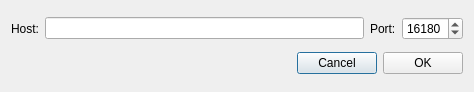
<?xml version="1.0" encoding="UTF-8"?>
<ui version="4.0">
 <class>NewNodeDialog</class>
 <widget class="QDialog" name="NewNodeDialog">
  <property name="windowModality">
   <enum>Qt::ApplicationModal</enum>
  </property>
  <property name="geometry">
   <rect>
    <x>0</x>
    <y>0</y>
    <width>474</width>
    <height>92</height>
   </rect>
  </property>
  <property name="windowTitle">
   <string>New remote node</string>
  </property>
  <layout class="QVBoxLayout" name="verticalLayout">
   <item>
    <layout class="QHBoxLayout" name="horizontalLayout">
     <item>
      <widget class="QLabel" name="label">
       <property name="text">
        <string>Host:</string>
       </property>
      </widget>
     </item>
     <item>
      <widget class="QLineEdit" name="m_hostEdit"/>
     </item>
     <item>
      <widget class="QLabel" name="label_2">
       <property name="text">
        <string>Port:</string>
       </property>
      </widget>
     </item>
     <item>
      <widget class="QSpinBox" name="m_portSpin">
       <property name="minimum">
        <number>1</number>
       </property>
       <property name="maximum">
        <number>65535</number>
       </property>
       <property name="value">
        <number>16180</number>
       </property>
      </widget>
     </item>
    </layout>
   </item>
   <item>
    <layout class="QHBoxLayout" name="horizontalLayout_2">
     <item>
      <spacer name="horizontalSpacer">
       <property name="orientation">
        <enum>Qt::Horizontal</enum>
       </property>
       <property name="sizeHint" stdset="0">
        <size>
         <width>40</width>
         <height>20</height>
        </size>
       </property>
      </spacer>
     </item>
     <item>
      <widget class="QPushButton" name="m_cancelButton">
       <property name="text">
        <string>Cancel</string>
       </property>
      </widget>
     </item>
     <item>
      <widget class="QPushButton" name="m_okButton">
       <property name="text">
        <string>OK</string>
       </property>
      </widget>
     </item>
    </layout>
   </item>
  </layout>
 </widget>
 <resources/>
 <connections>
  <connection>
   <sender>m_okButton</sender>
   <signal>clicked()</signal>
   <receiver>NewNodeDialog</receiver>
   <slot>accept()</slot>
   <hints>
    <hint type="sourcelabel">
     <x>500</x>
     <y>62</y>
    </hint>
    <hint type="destinationlabel">
     <x>276</x>
     <y>44</y>
    </hint>
   </hints>
  </connection>
  <connection>
   <sender>m_cancelButton</sender>
   <signal>clicked()</signal>
   <receiver>NewNodeDialog</receiver>
   <slot>reject()</slot>
   <hints>
    <hint type="sourcelabel">
     <x>417</x>
     <y>62</y>
    </hint>
    <hint type="destinationlabel">
     <x>276</x>
     <y>44</y>
    </hint>
   </hints>
  </connection>
 </connections>
</ui>
